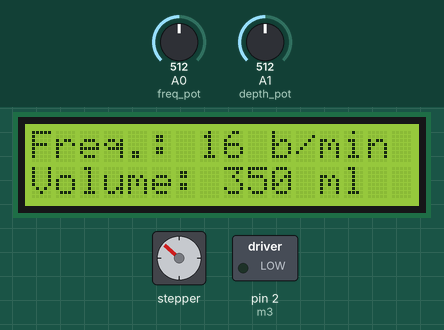
This sketch was run on a simulated Arduino Uno, built with avr-gcc and run on an emulated ATmega328P. On the bench: 16×2 character LCD, stepper motor, switched loads named in the sketch (green lamp = pin HIGH). The test bench sets the inputs (shaded band); at power-on: A1 (depth_pot) = 512, A0 (freq_pot) = 512. Stepper angles assume 210 steps per turn.

Above: at 1.2 s.
1.3 s: A1 (depth_pot) set to 716
At 2.8 s:
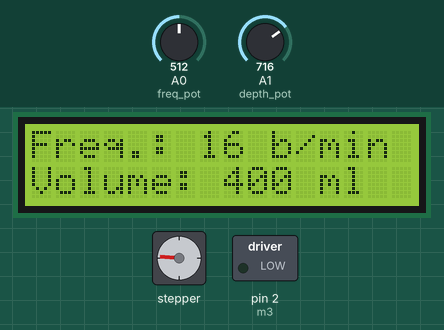
3.9 s: A0 (freq_pot) set to 716
At 5.7 s:
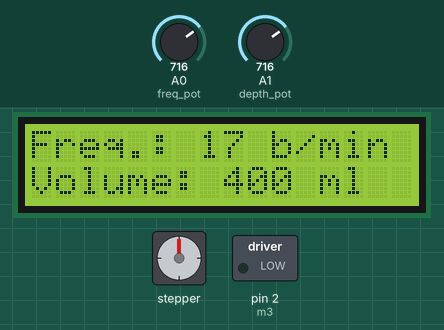
9.2 s: A1 (depth_pot) set to 900
At 12.3 s:
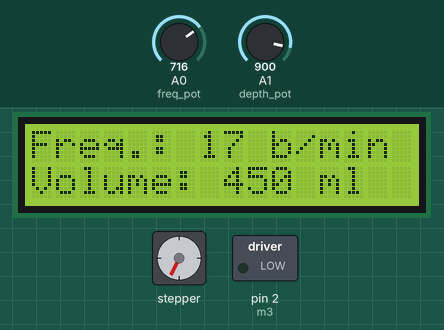
13.4 s: A0 (freq_pot) set to 900
At 14.83 s:
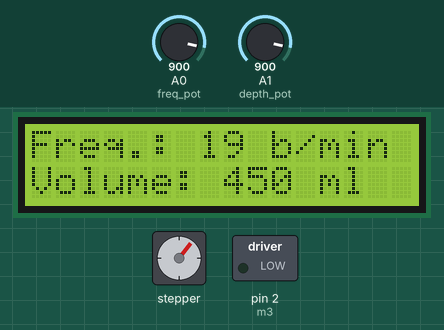
18.7 s: A0 (freq_pot) set to 306
At 19.5 s:
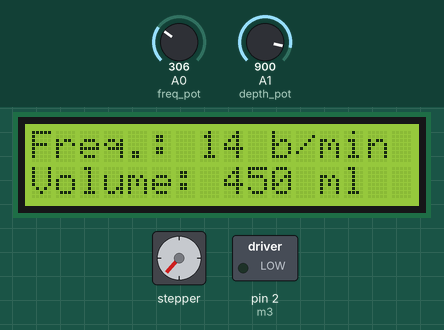
24.0 s: A1 (depth_pot) set to 306
At 25.48 s:
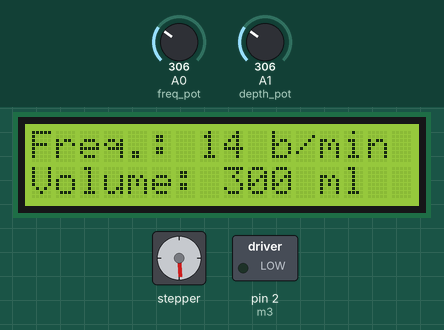
Timing chart, 0 to 30.3 s (numbered marks = the images above; inputs shaded):
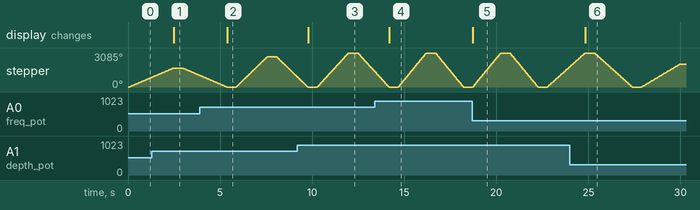

The sketch:

VentilatorProject.ino
```cpp
#include <Stepper.h>
#include <LiquidCrystal.h>

// digital Inputs - Outputs
const int m1 = 0;
const int m2 = 1;
const int m3 = 2;
const int m4 = 3;

const int freq_pot = A0;
const int depth_pot = A1;

const int stp_1 = 6;
const int stp_2 = 5;
const int stp_3 = 4;
const int stp_4 = 3;


const int stepsPerRevolution = 200;   // the steps of our motor
int freq = 12;                        // breath frequency [breath per minute]
int depth = 5;                        // breath depth set from [5 - 8] as integer
int cycle = stepsPerRevolution*depth; // steps per one breath

LiquidCrystal lcd(7, 8, 9, 10, 11, 12);
Stepper myStepper(210, 6, 5, 4, 3);

void setup() {
      pinMode(m1, OUTPUT);
      pinMode(m2, OUTPUT);
      pinMode(m3, OUTPUT);
      pinMode(m4, OUTPUT);
      pinMode(0, OUTPUT);
      pinMode(7, OUTPUT);
      pinMode(6, OUTPUT);
      pinMode(4, OUTPUT);
      pinMode(5, OUTPUT);
      pinMode(2, OUTPUT);
      pinMode(stp_1, OUTPUT);
      pinMode(stp_2, OUTPUT);
      pinMode(stp_3, OUTPUT);
      pinMode(stp_4, OUTPUT);

      myStepper.setSpeed(30);
      Serial.begin(9600);
      lcd.begin(16, 2);
}


void loop() {

  cycle = stepsPerRevolution*depth;
  myStepper.setSpeed(2*freq*depth);

  freq = get_frequency();
  depth = get_depth();
  update_display(freq, depth);


  myStepper.step(cycle);
  freq = get_frequency();
  depth = get_depth();
  update_display(freq, depth);
  delay(500);

  myStepper.step(-cycle);
  freq = get_frequency();
  depth = get_depth();
  update_display(freq, depth);
  delay(500);
}

int get_frequency(){
  freq = analogRead(freq_pot);
  freq = map(freq, 0, 1024, 12, 20);
  return(freq);
}

int get_depth(){
  depth = analogRead(depth_pot);
  depth = map(depth, 0, 1024, 5, 10);
  return(depth);
}

void update_display(int freq, int depth){
  lcd.setCursor(0, 0);
  lcd.print("Freq.: "); lcd.print(freq); lcd.print(" b/min");

  lcd.setCursor(0, 1);
  lcd.print("Volume: "); lcd.print(depth*50); lcd.print(" ml");
  }
```

Measured:
- after the input at 1.3 s, the display: changes after 1.2 s (image 1)
- after the input at 3.9 s, the display: changes after 1.5 s (image 2)
- after the input at 9.2 s, the display: changes after 0.58 s (image 3)
- after the input at 13.4 s, the display: changes after 0.78 s (image 4)
- after the input at 18.7 s, the display: changes at once (image 5)
- after the input at 24.0 s, the display: changes after 0.83 s (image 6)
